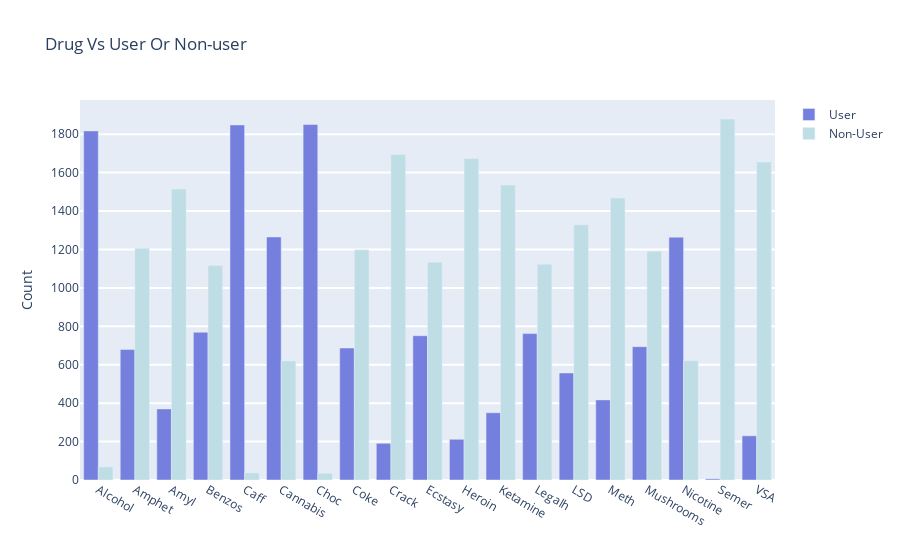

Notebook cell for this chart:
### Code cell
#visualization of total user and non user of drug for every specific drug
trace1 = go.Bar(
    x=columns,
    y=count_of_users,
    name='User',
    marker = dict(color="rgb(117, 127, 221)")
)
trace2 = go.Bar(
    x=columns,
    y=count_of_non_users,
    name='Non-User',
    marker = dict(color="rgb(191, 221, 229)")
)


data = [trace1, trace2]
layout = go.Layout(
    title= 'Drug Vs User Or Non-user',
    yaxis=dict(title='Count', ticklen=5, gridwidth=2),
    barmode='group'
)

fig = go.Figure(data=data, layout=layout)
py.iplot(fig, filename='grouped-bar')

### Figure 1 — Plotly figure (JSON) as saved in the notebook; plotly's stock layout.template omitted (floating-point values rounded to 4 significant figures)
{"data": [{"marker": {"color": "rgb(117, 127, 221)"}, "x": ["Alcohol", "Amphet", "Amyl", "Benzos", "Caff", "Cannabis", "Choc", "Coke", "Crack", "Ecstasy", "Heroin", "Ketamine", "Legalh", "LSD", "Meth", "Mushrooms", "Nicotine", "Semer", "VSA"], "type": "bar", "name": "User", "y": [1817, 679, 370, 769, 1848, 1265, 1850, 687, 191, 751, 212, 350, 762, 557, 417, 694, 1264, 6, 230]}, {"marker": {"color": "rgb(191, 221, 229)"}, "x": ["Alcohol", "Amphet", "Amyl", "Benzos", "Caff", "Cannabis", "Choc", "Coke", "Crack", "Ecstasy", "Heroin", "Ketamine", "Legalh", "LSD", "Meth", "Mushrooms", "Nicotine", "Semer", "VSA"], "type": "bar", "name": "Non-User", "y": [68, 1206, 1515, 1116, 37, 620, 35, 1198, 1694, 1134, 1673, 1535, 1123, 1328, 1468, 1191, 621, 1879, 1655]}], "layout": {"barmode": "group", "yaxis": {"ticklen": 5, "gridwidth": 2, "title": {"text": "Count"}}, "title": {"text": "Drug Vs User Or Non-user"}}}
